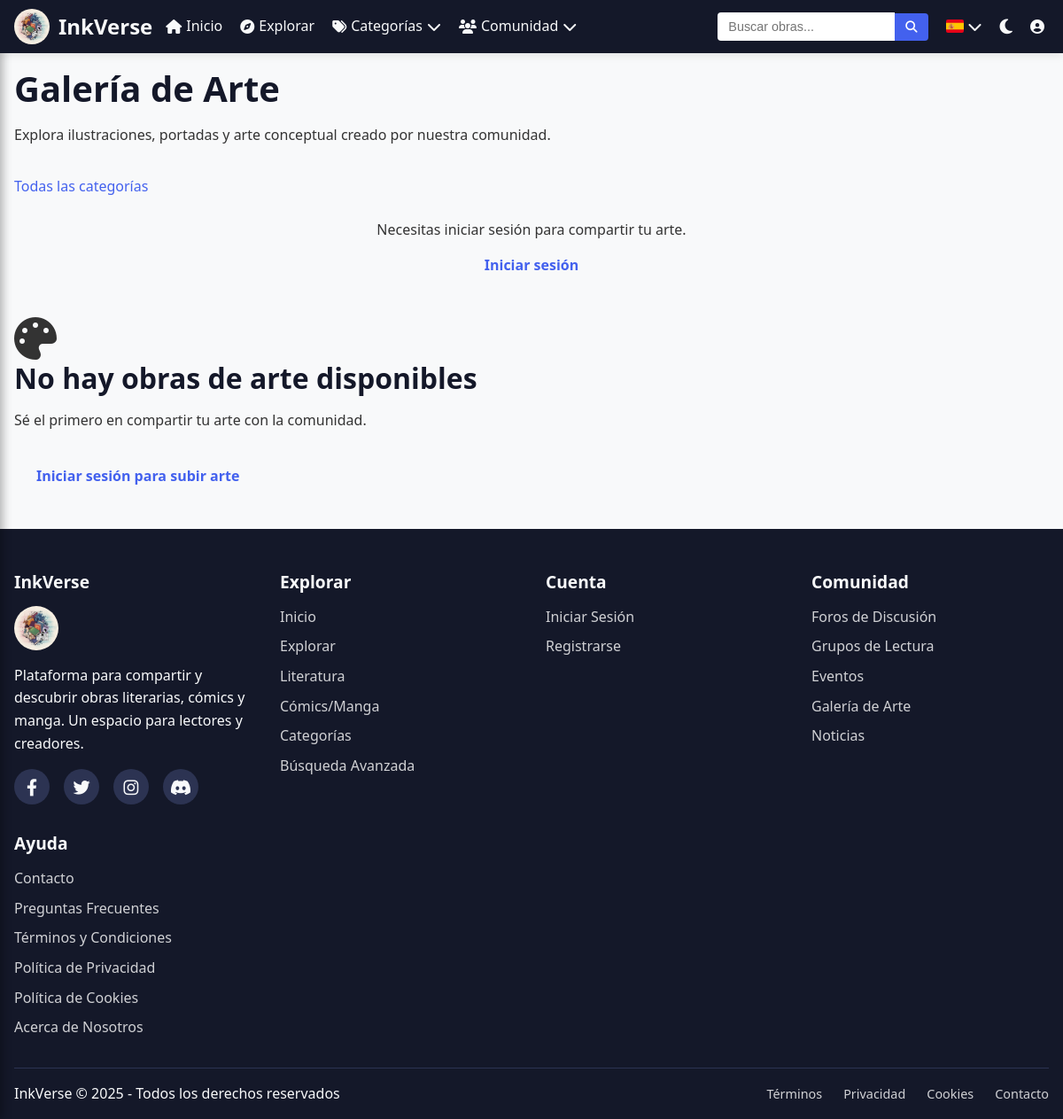
The app's page /comunidad/arte.php, older data.
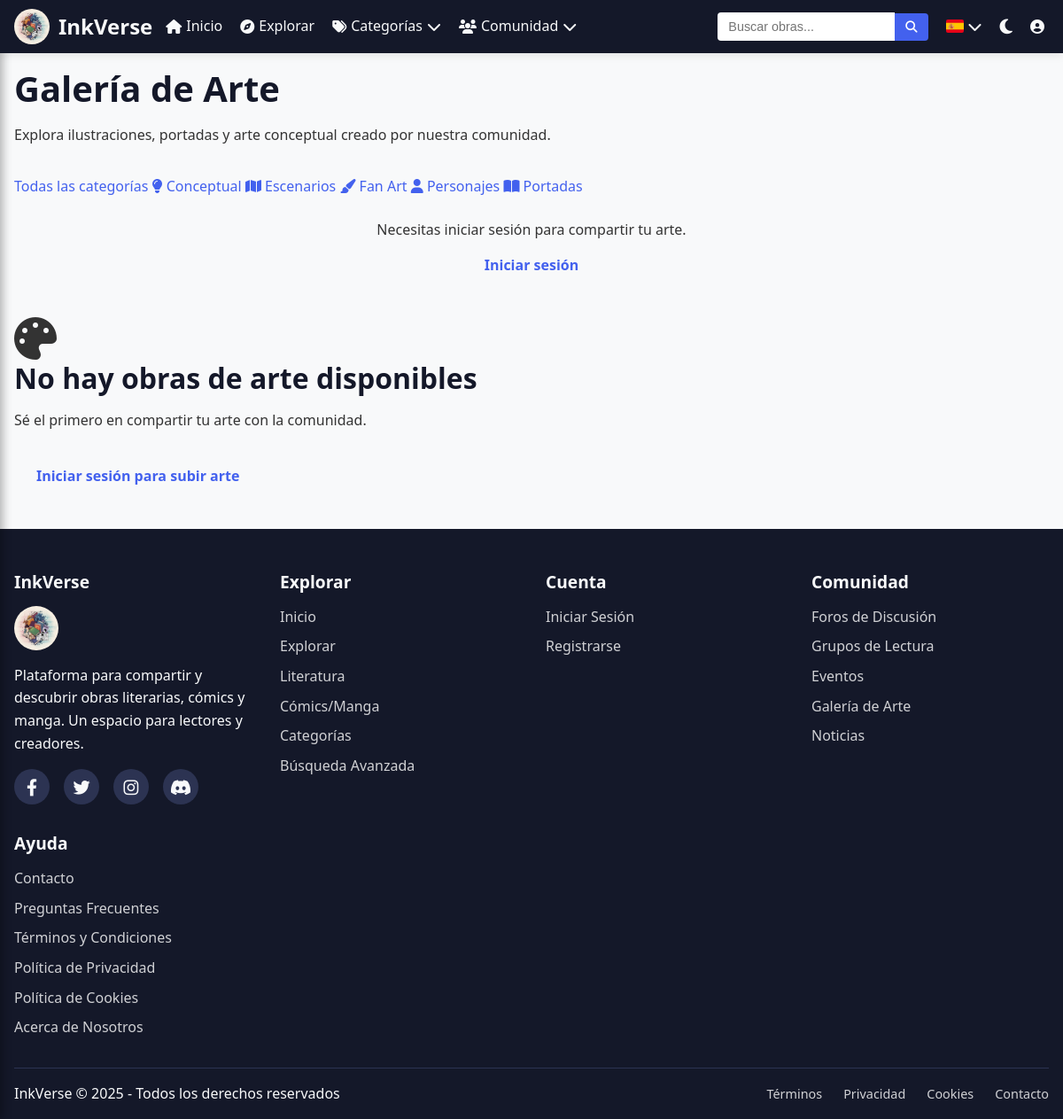
The same page, newer data.
### tables this page shows
CREATE TABLE `categorias_arte` (
  `id` int(11) NOT NULL,
  `nombre` varchar(100) NOT NULL,
  `descripcion` text DEFAULT NULL,
  `icono` varchar(50) DEFAULT 'fa-image'
);

### comunidad/arte.php (the view, shortened to what the changed rows need)
<?php
include '../includes/header.php';
$usuario_logueado = isset($_SESSION['usuario_id']);
$sql_categorias = "SELECT * FROM categorias_arte ORDER BY nombre";
$result_categorias = $conexion->query($sql_categorias);
$categorias = [];
if ($result_categorias && $result_categorias->num_rows > 0) {
    while ($row = $result_categorias->fetch_assoc()) {
        $categorias[] = $row;
    }
}
$categoria_id = isset($_GET['categoria']) ? intval($_GET['categoria']) : 0;
$sql_base = "SELECT ga.*, ca.nombre as categoria_nombre, u.usuario as autor_nombre
             FROM galeria_arte ga
             JOIN categorias_arte ca ON ga.categoria_id = ca.id
             JOIN usuarios u ON ga.usuario_id = u.id
             WHERE 1=1";
if (!$usuario_logueado || (isset($_SESSION['edad']) && $_SESSION['edad'] < 18)) {
    $sql_base .= " AND ga.publico_adulto = 0";
}
$sql_base .= " ORDER BY ga.fecha_subida DESC LIMIT 24";
$result_arte = $conexion->query($sql_base);
?>
<div class="container">
    <h1>Galería de Arte</h1>
    <div class="categorias-strip">
        <div class="categorias-strip-inner">
            <a href="<?php echo BASE_URL; ?>/comunidad/arte.php" class="categoria-pill <?php echo $categoria_id == 0 ? 'active' : ''; ?>">
                Todas las categorías
            </a>
            <?php foreach ($categorias as $cat): ?>
                <a href="<?php echo BASE_URL; ?>/comunidad/arte.php?categoria=<?php echo $cat['id']; ?>"
                   class="categoria-pill <?php echo $categoria_id == $cat['id'] ? 'active' : ''; ?>">
                    <i class="fas <?php echo htmlspecialchars($cat['icono']); ?>"></i>
                    <?php echo htmlspecialchars($cat['nombre']); ?>
                </a>
            <?php endforeach; ?>
        </div>
    </div>
    <div class="galeria-grid">
        <?php if ($result_arte && $result_arte->num_rows > 0): ?>
            <?php while ($arte = $result_arte->fetch_assoc()): ?>
                <div class="galeria-item">
                    <a href="<?php echo BASE_URL; ?>/comunidad/ver_arte.php?id=<?php echo $arte['id']; ?>" class="galeria-link">
                        <div class="galeria-imagen">
                            <?php if (!empty($arte['thumbnail'])): ?>
                                <img src="<?php echo htmlspecialchars($arte['thumbnail']); ?>" alt="<?php echo htmlspecialchars($arte['titulo']); ?>">
                            <?php else: ?>
                                <img src="<?php echo htmlspecialchars($arte['imagen']); ?>" alt="<?php echo htmlspecialchars($arte['titulo']); ?>">
                            <?php endif; ?>
                            <?php if ($arte['publico_adulto']): ?>
                                <span class="badge-adulto">+18</span>
                            <?php endif; ?>
                        </div>
                        <div class="galeria-info">
                            <h3><?php echo htmlspecialchars($arte['titulo']); ?></h3>
                            <p class="galeria-autor">Por: <?php echo htmlspecialchars($arte['autor_nombre']); ?></p>
                            <div class="galeria-meta">
                                <span><i class="fas fa-heart"></i> <?php echo $arte['me_gusta']; ?></span>
                                <span><i class="fas <?php echo htmlspecialchars($categorias[$arte['categoria_id']-1]['icono']); ?>"></i> <?php echo htmlspecialchars($arte['categoria_nombre']); ?></span>
                            </div>
                        </div>
                    </a>
                </div>
            <?php endwhile; ?>
        <?php else: ?>
            <div class="no-results">
                <h2>No hay obras de arte disponibles</h2>
            </div>
        <?php endif; ?>
    </div>
</div>
<?php include '../includes/footer.php'; ?>

Row changes from the older to the newer data that the page shows:
added categorias_arte: nombre "Conceptual"
added categorias_arte: nombre "Escenarios"
added categorias_arte: nombre "Fan Art"
added categorias_arte: nombre "Personajes"
added categorias_arte: nombre "Portadas"
